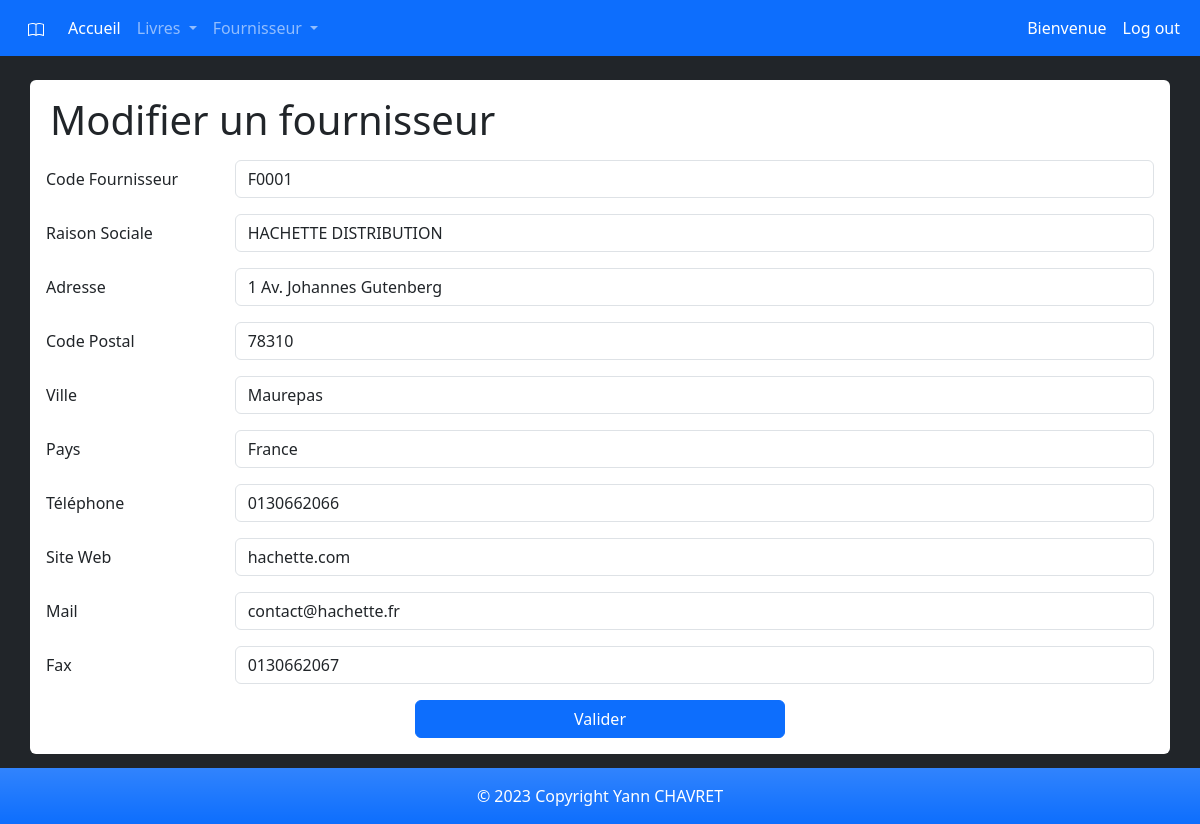
Page /Formulaire_Modification_Fournisseur.php?id=1 on the committed database.
### tables this page shows
CREATE TABLE `Fournisseur` (
  `Id_fournisseur` int(11) NOT NULL,
  `Code_fournisseur` varchar(50) NOT NULL,
  `Raison_sociale` varchar(50) NOT NULL,
  `Rue_fournisseur` varchar(100) NOT NULL,
  `Code_postal` varchar(50) NOT NULL,
  `Localite` varchar(100) NOT NULL,
  `Pays` varchar(100) NOT NULL,
  `Tel_fournisseur` varchar(50) NOT NULL,
  `Url_fournisseur` varchar(100) NOT NULL,
  `Email_fournisseur` varchar(100) NOT NULL,
  `Fax_fournisseur` varchar(100) NOT NULL
);

### Formulaire_Modification_Fournisseur.php (the view, shortened to what this page needs)
<?php
include("header.php");
$ID = $_GET['id'];
$connex = Connexion("MyDB2");
$requete = $connex->prepare("SELECT * FROM `Fournisseur` WHERE `Id_fournisseur`= '$ID'");
$requete->execute();
$obj = $requete->fetch(PDO::FETCH_OBJ);
?>
<section style="min-height:calc(100vh - 112px)">
    <div class="container p-3 mb-2 bg-white text-dark rounded my-4">
        <form action="Traitement_Modification_Fournisseur.php?id=<?= $ID ?>" method="post">
            <h1 class="mb-3 ms-1 row">Modifier un fournisseur</h1>
            <div class="mb-3 row">
                <label class="col-sm-2 col-form-label">Code Fournisseur</label>
                <div class="col-sm-10">
                    <input class="form-control" type="text" name="ident[]" value="<?= $obj->Code_fournisseur ?>" required>
                </div>
            </div>
            <div class="mb-3 row">
                <label class="col-sm-2 col-form-label">Raison Sociale</label>
                <div class="col-sm-10">
                    <input class="form-control" type="text" name="ident[]" value="<?= $obj->Raison_sociale ?>" required>
                </div>
            </div>
            <div class="mb-3 row">
                <label class="col-sm-2 col-form-label">Adresse</label>
                <div class="col-sm-10">
                    <input class="form-control" type="text" name="ident[]" value="<?= $obj->Rue_fournisseur ?>" required>
                </div>
            </div>
            <div class="mb-3 row">
                <label class="col-sm-2 col-form-label">Code Postal</label>
                <div class="col-sm-10">
                    <input class="form-control" type="number" name="ident[]" value="<?= $obj->Code_postal ?>" required>
                </div>
            </div>
            <div class="mb-3 row">
                <label class="col-sm-2 col-form-label">Ville</label>
                <div class="col-sm-10">
                    <input class="form-control" type="text" name="ident[]" value="<?= $obj->Localite ?>" required>
                </div>
            </div>
            <div class="mb-3 row">
                <label class="col-sm-2 col-form-label">Pays</label>
                <div class="col-sm-10">
                    <input class="form-control" type="text" name="ident[]" value="<?= $obj->Pays ?>" required>
                </div>
            </div>
            <div class="mb-3 row">
                <label class="col-sm-2 col-form-label">Téléphone</label>
                <div class="col-sm-10">
                    <input class="form-control" type="number" name="ident[]" value="<?= $obj->Tel_fournisseur ?>" required>
                </div>
            </div>
            <div class="mb-3 row">
                <label class="col-sm-2 col-form-label">Site Web</label>
                <div class="col-sm-10">
                    <input class="form-control" type="text" name="ident[]" value="<?= $obj->Url_fournisseur ?>" required>
                </div>
            </div>
            <div class="mb-3 row">
                <label class="col-sm-2 col-form-label">Mail</label>
                <div class="col-sm-10">
                    <input class="form-control" type="email" name="ident[]" value="<?= $obj->Email_fournisseur ?>" required>
                </div>
            </div>
            <div class="mb-3 row">
                <label class="col-sm-2 col-form-label">Fax</label>
                <div class="col-sm-10">
                    <input class="form-control" type="number" name="ident[]" value="<?= $obj->Fax_fournisseur ?>" required>
                </div>
            </div>
            <button type="submit" class="btn btn-primary d-grid gap-2 col-4 mx-auto">Valider</button>
        </form>
    </div>
</section>
<?php
include("footer.php");
?>

### rows in the picture
fournisseur: Code_fournisseur "F0001", Raison_sociale "HACHETTE DISTRIBUTION", Rue_fournisseur "1 Av. Johannes Gutenberg", Code_postal "78310", Localite "Maurepas", Pays "France", Tel_fournisseur "0130662066", Url_fournisseur "hachette.com", Email_fournisseur "contact@hachette.fr", Fax_fournisseur "0130662067"
